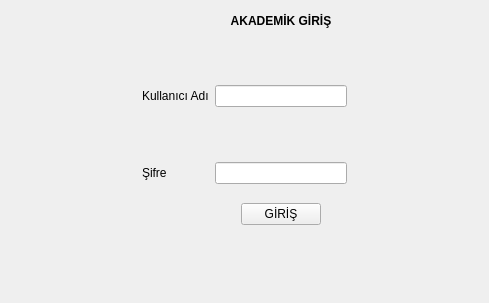
<?xml version="1.0" encoding="UTF-8"?>
<ui version="4.0">
 <class>Form</class>
 <widget class="QWidget" name="Form">
  <property name="geometry">
   <rect>
    <x>0</x>
    <y>0</y>
    <width>489</width>
    <height>303</height>
   </rect>
  </property>
  <property name="windowTitle">
   <string>Form</string>
  </property>
  <layout class="QVBoxLayout" name="verticalLayout">
   <item>
    <layout class="QGridLayout" name="gridLayout">
     <item row="2" column="1">
      <widget class="QLabel" name="label_2">
       <property name="text">
        <string>Kullanıcı Adı</string>
       </property>
      </widget>
     </item>
     <item row="4" column="1">
      <widget class="QLabel" name="label_3">
       <property name="text">
        <string>Şifre</string>
       </property>
      </widget>
     </item>
     <item row="0" column="0">
      <spacer name="horizontalSpacer">
       <property name="orientation">
        <enum>Qt::Horizontal</enum>
       </property>
       <property name="sizeHint" stdset="0">
        <size>
         <width>40</width>
         <height>20</height>
        </size>
       </property>
      </spacer>
     </item>
     <item row="1" column="1">
      <spacer name="verticalSpacer_4">
       <property name="orientation">
        <enum>Qt::Vertical</enum>
       </property>
       <property name="sizeHint" stdset="0">
        <size>
         <width>20</width>
         <height>40</height>
        </size>
       </property>
      </spacer>
     </item>
     <item row="3" column="1">
      <spacer name="verticalSpacer_3">
       <property name="orientation">
        <enum>Qt::Vertical</enum>
       </property>
       <property name="sizeHint" stdset="0">
        <size>
         <width>20</width>
         <height>40</height>
        </size>
       </property>
      </spacer>
     </item>
     <item row="4" column="2">
      <widget class="QLineEdit" name="lineEdit_password"/>
     </item>
     <item row="0" column="3">
      <spacer name="horizontalSpacer_2">
       <property name="orientation">
        <enum>Qt::Horizontal</enum>
       </property>
       <property name="sizeHint" stdset="0">
        <size>
         <width>40</width>
         <height>20</height>
        </size>
       </property>
      </spacer>
     </item>
     <item row="2" column="2">
      <widget class="QLineEdit" name="lineEdit_username"/>
     </item>
     <item row="5" column="1">
      <spacer name="verticalSpacer_2">
       <property name="orientation">
        <enum>Qt::Vertical</enum>
       </property>
       <property name="sizeHint" stdset="0">
        <size>
         <width>20</width>
         <height>40</height>
        </size>
       </property>
      </spacer>
     </item>
     <item row="7" column="1">
      <spacer name="verticalSpacer">
       <property name="orientation">
        <enum>Qt::Vertical</enum>
       </property>
       <property name="sizeHint" stdset="0">
        <size>
         <width>20</width>
         <height>40</height>
        </size>
       </property>
      </spacer>
     </item>
     <item row="5" column="2" alignment="Qt::AlignHCenter">
      <widget class="QPushButton" name="pushButton_login">
       <property name="sizePolicy">
        <sizepolicy hsizetype="Fixed" vsizetype="Fixed">
         <horstretch>0</horstretch>
         <verstretch>0</verstretch>
        </sizepolicy>
       </property>
       <property name="layoutDirection">
        <enum>Qt::LeftToRight</enum>
       </property>
       <property name="text">
        <string>GİRİŞ</string>
       </property>
      </widget>
     </item>
     <item row="0" column="2">
      <widget class="QLabel" name="label">
       <property name="font">
        <font>
         <weight>75</weight>
         <bold>true</bold>
        </font>
       </property>
       <property name="text">
        <string>AKADEMİK GİRİŞ</string>
       </property>
       <property name="alignment">
        <set>Qt::AlignCenter</set>
       </property>
      </widget>
     </item>
     <item row="7" column="2">
      <widget class="QLabel" name="label_loginInfo">
       <property name="text">
        <string/>
       </property>
      </widget>
     </item>
    </layout>
   </item>
  </layout>
 </widget>
 <resources/>
 <connections/>
</ui>
